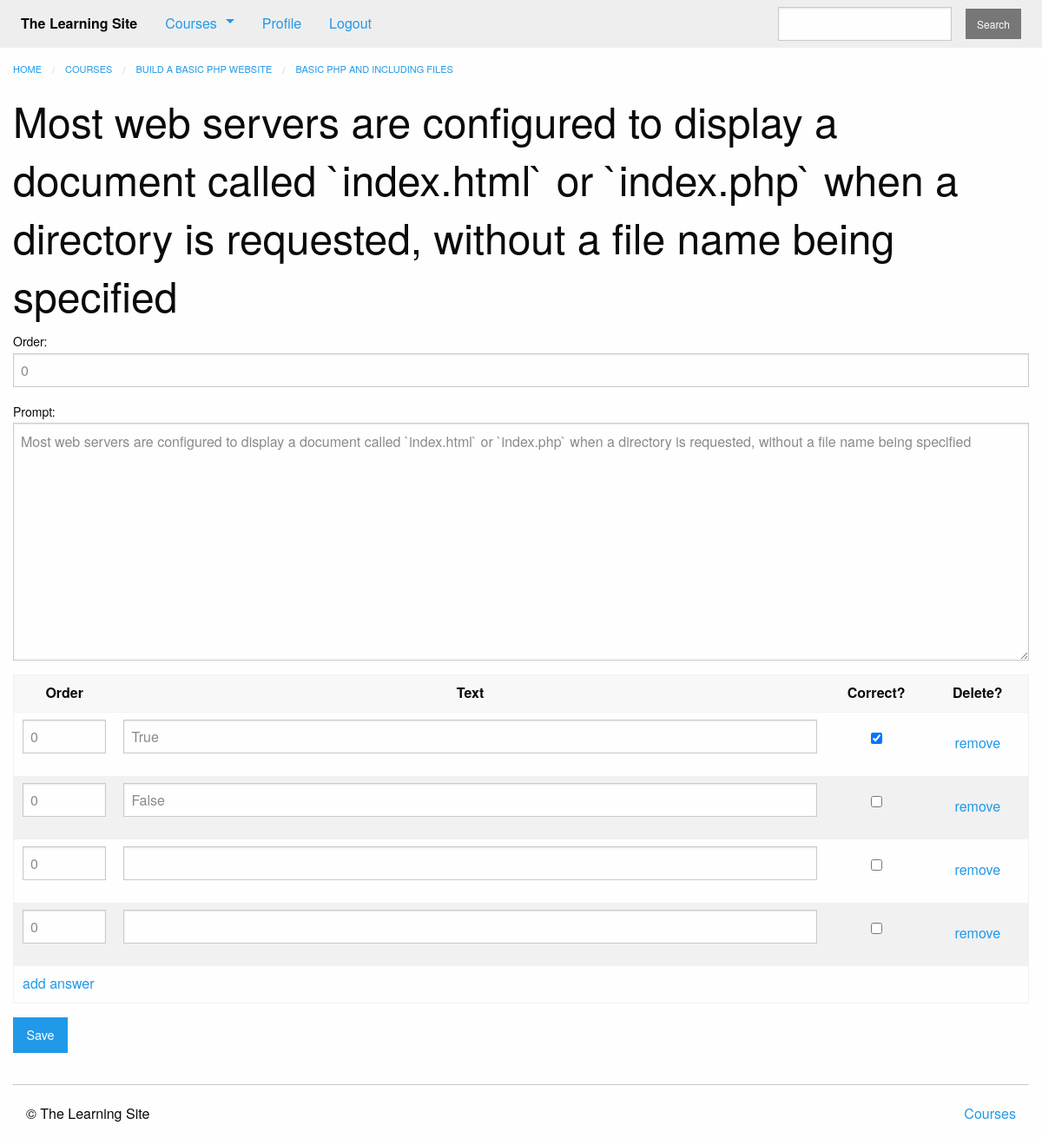
The page /courses/3/edit_question/13/ (signed in) on the database its author committed.
### courses/models.py (models this page shows, shortened)
class Step(models.Model):
    title = models.CharField(max_length=255)
    description = models.TextField()
    order = models.IntegerField(default=0)
    course = models.ForeignKey(Course, on_delete=models.CASCADE)
    class Meta:
        abstract = True
        ordering = ['order', ]

class Quiz(Step):
    total_questions = models.IntegerField(default=4)
    times_taken = models.IntegerField(default=0, editable=False)
    class Meta:
        verbose_name_plural = "Quizzes"

class Course(models.Model):
    created_at = models.DateTimeField(auto_now_add=True)
    title = models.CharField(max_length=255)
    description = models.TextField()
    teacher = models.ForeignKey(User, on_delete=models.CASCADE)
    subject = models.CharField(default="", max_length=100)
    is_live = models.BooleanField(default=False)
    status = models.CharField(max_length=1, choices=STATUS_CHOICES, default='i')

class Question(models.Model):
    quiz = models.ForeignKey(Quiz, on_delete=models.CASCADE)
    order = models.IntegerField(default=0)
    prompt = models.TextField()
    class Meta:
        ordering = ['order', ]

### courses/views.py (the view, shortened to what this page needs)
# urls.py: path('<int:quiz_pk>/edit_question/<int:question_pk>/', views.edit_question, name='edit_question'),
@login_required
def edit_question(request, quiz_pk, question_pk):
    question = get_object_or_404(models.Question,
                                 pk=question_pk, quiz_id=quiz_pk)
    if hasattr(question, 'truefalsequestion'):
        form_class = forms.TrueFalseQuestionForm
        question = question.truefalsequestion
    else:
        form_class = forms.MultipleChoiceQuestionForm
        question = question.multiplechoicequestion
    form = form_class(instance=question)
    answer_forms = forms.AnswerInlineFormSet(
        queryset=form.instance.answer_set.all()
    )
    return render(request, 'courses/question_form.html', {
            'form': form,
            'quiz': question.quiz,
            'formset': answer_forms
    })

### courses/forms.py
class TrueFalseQuestionForm(QuestionForm):
    class Meta:
        model = models.TrueFalseQuestion
        fields = ['order', 'prompt']

### courses/templatetags/course_extras.py (called while the page is built)
@register.inclusion_tag('courses/course_nav.html')
def nav_courses_list():
    courses = Course.objects.filter(is_live=True).order_by('-created_at').values('id', 'title')[:5]
    return {'courses': courses}

### courses/templates/courses/question_form.html (shortened to what this page needs)
{% extends "courses/layout.html" %}
{% load course_extras %}
{% block breadcrumbs %}
    <li><a href="{% url 'courses:detail' pk=quiz.course.pk %}">{{ quiz.course.title }}</a></li>
    <li><a href="{% url 'courses:quiz' course_pk=quiz.course.pk step_pk=quiz.pk %}">{{ quiz.title }}</a></li>
{% endblock %}
{% block content %}
    <div class="row columns">
    {{ block.super }}
    <h1>{{ form.instance.prompt|default:"Make a new question" }}</h1>
    <form method="POST" action="">
        {{ form.as_p }}
        <table role="grid" class="stack hover" style="width: 100%">
            <thead>
                <tr>
                    <th scope="col" class="text-center" style="width: 10%">Order</th>
                    <th scope="col" class="text-center">Text</th>
                    <th scope="col" class="text-center" style="width: 10%">Correct?</th>
                    <th scope="col" class="text-center" style="width: 10%">Delete?</th>
                </tr>
            </thead>
            <tbody class="order">
                {% for form in formset %}
                    <tr class="answer-form {% if form.instance.pk %}item{% else %}new{% endif %}">
                        <td>{{ form.id }}{{ form.order }}</td>
                        <td>{{ form.text }}</td>
                        <td class="text-center">{{ form.correct }}</td>
                        {% if form.instance.pk %}
                            <td class="text-center">{{ form.DELETE }}</td>
                        {% else %}
                            <td class="text-center"></td>
                        {% endif %}
                    </tr>
                {% endfor %}
            </tbody>
        </table>
        <input type="submit" class="button" value="Save">
    </form>
</div>
{% endblock %}
{% block css %}
    {{ form.media.css }}
{% endblock %}
{% block javascript %}
    {% load static from staticfiles %}
{% endblock %}

### rows shown on the page
Quiz: course "BUILD A BASIC PHP WEBSITE", title "BASIC PHP AND INCLUDING FILES"
Question: instance.prompt "Most web servers are configured to display a document called `index.html` or `index.php` when a directory is requested, without a file name being specified", order "0", prompt "Most web servers are configured to display a document called `index.html` or `index.php` when a directory is requested, without a file name being specified"
